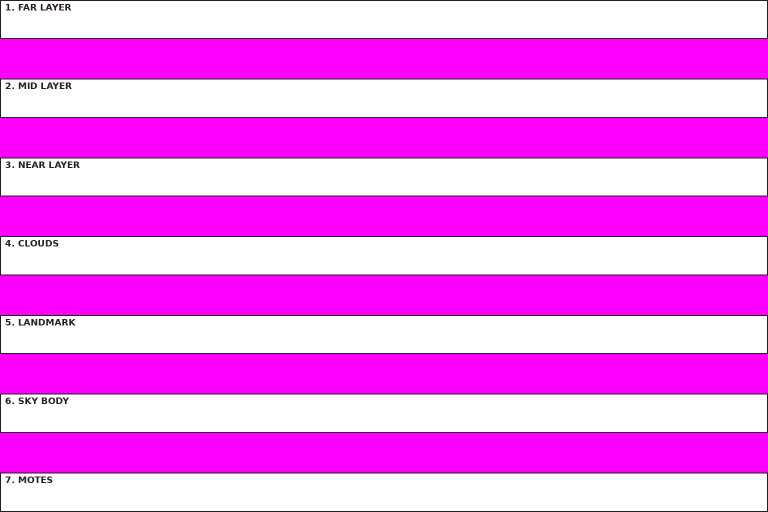
#> input picture tools/art/templates/backdrop_strips_7.png, 1536 x 1024 px (shown at 1/2 size); its folder holds only this picture in this run
$ python contact_sheet.py templates templates/backdrop_strips_7.png 5
#> lines starting #> are read from the running program, lines starting #| are printed output that depends on the picture
#!/usr/bin/env python3
"""Lay every PNG in a folder on one image over a checkerboard, for checking cut-outs.

    python3 tools/art/contact_sheet.py assets/sprites/monsters out.png [zoom]
"""
import os
import sys

from PIL import Image, ImageDraw


def main():
    folder, out = sys.argv[1], sys.argv[2]
    zoom = int(sys.argv[3]) if len(sys.argv) > 3 else 2
    ims = [(f, Image.open(os.path.join(folder, f)).convert("RGBA")) for f in sorted(os.listdir(folder)) if f.endswith(".png")]
    pad, width = 12, 1600
    x = y = pad
    row_h = 0
    places = []
    for name, im in ims:
        im = im.resize((im.width * zoom, im.height * zoom), Image.NEAREST)
        if x + im.width > width and x > pad:
            x, y = pad, y + row_h + pad + 14
            row_h = 0
        places.append((name, im, x, y))
        x += im.width + pad
        row_h = max(row_h, im.height)
#> this loop made 1 pass
#> (name, x, row_h) on pass 1: ('backdrop_strips_7.png', 7704, 5120)
#> pass 1, in main, `im = im.resize((im.width * zoom, im.height * zoom), Image.NEAREST)`:
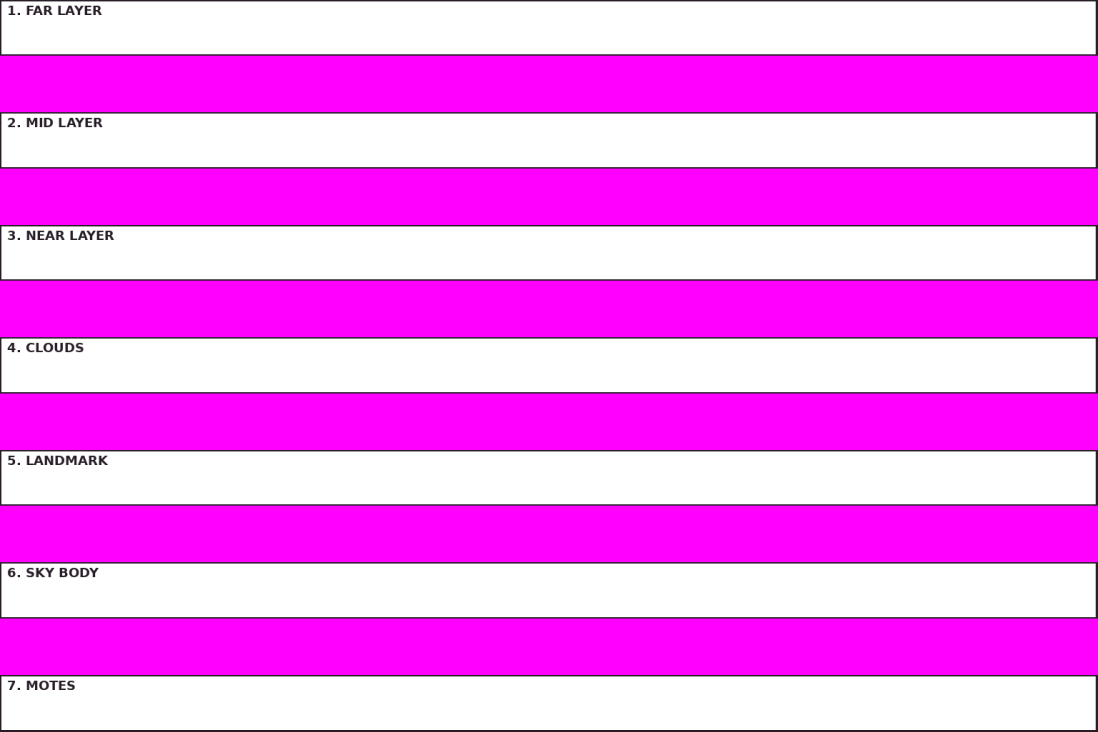
#> im: PIL image 7680x5120 RGBA (shown at 1/7 size); mean R, G, B, A 248.2, 129.8, 248.2, 255
#> after the loop, places = 1 item; row_h = 5120; x = 7704; y = 12
    sheet = Image.new("RGBA", (width, y + row_h + pad + 14), (0, 0, 0, 255))
    d = ImageDraw.Draw(sheet)
    for yy in range(0, sheet.height, 8):
        for xx in range(0, width, 8):
            if (xx // 8 + yy // 8) % 2:
                d.rectangle([xx, yy, xx + 7, yy + 7], fill=(70, 90, 70, 255))
            else:
                d.rectangle([xx, yy, xx + 7, yy + 7], fill=(110, 130, 110, 255))
    for name, im, x, y in places:
        sheet.alpha_composite(im, (x, y))
        d.text((x, y + im.height + 1), name[:-4][:22], fill=(255, 255, 255, 255))
#> this loop made 1 pass
#> (name, x, y) on pass 1: ('backdrop_strips_7.png', 12, 12)
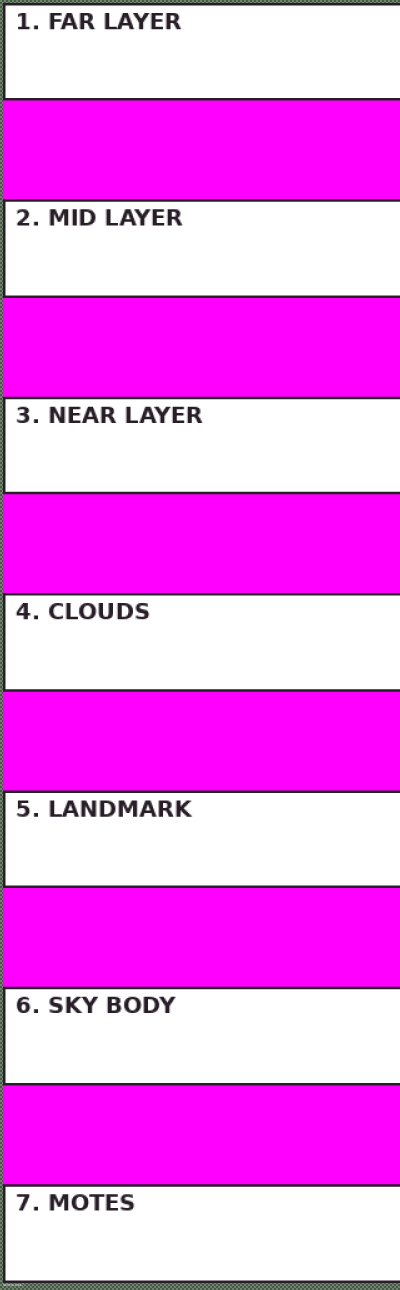
#> sheet: PIL image 1600x5158 RGBA (shown at 1/4 size); mean R, G, B, A 242.9, 126.5, 242.9, 255
    sheet.convert("RGB").save(out)


if __name__ == "__main__":
    main()
